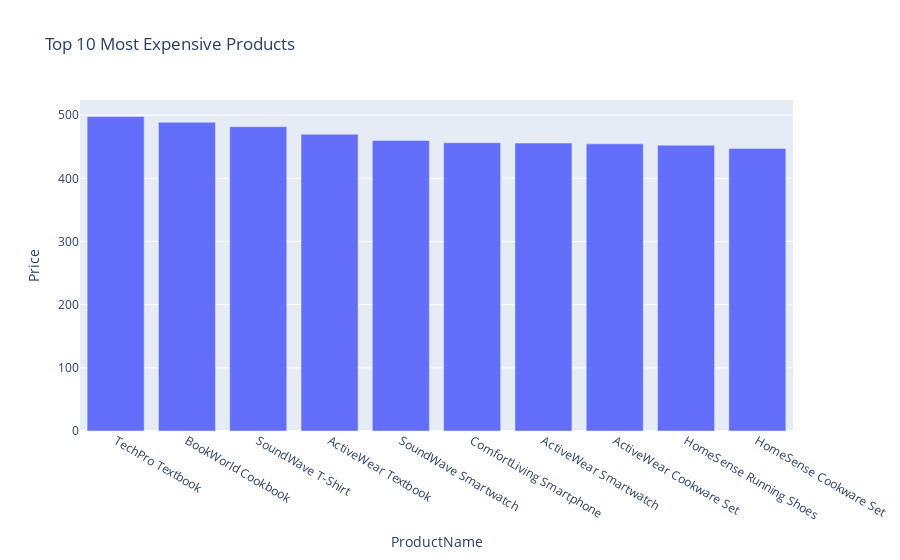

Notebook source saved alongside this figure:
### Code cell
top_n_expensive = product_data.nlargest(10, 'Price')
fig5 = px.bar(top_n_expensive, x='ProductName', y='Price', title="Top 10 Most Expensive Products")
fig5.show()

### Figure 1 — Plotly figure (JSON) as saved in the notebook; plotly's stock layout.template omitted (floating-point values rounded to 4 significant figures)
{"data": [{"alignmentgroup": "True", "hovertemplate": "ProductName=%{x}<br>Price=%{y}<extra></extra>", "legendgroup": "", "marker": {"color": "#636efa", "pattern": {"shape": ""}}, "name": "", "offsetgroup": "", "orientation": "v", "showlegend": false, "textposition": "auto", "type": "bar", "x": ["TechPro Textbook", "BookWorld Cookbook", "SoundWave T-Shirt", "ActiveWear Textbook", "SoundWave Smartwatch", "ComfortLiving Smartphone", "ActiveWear Smartwatch", "ActiveWear Cookware Set", "HomeSense Running Shoes", "HomeSense Cookware Set"], "xaxis": "x", "y": [497.8, 488.6, 481.8, 469.8, 459.9, 456.3, 455.7, 454.5, 452.4, 447.3], "yaxis": "y"}], "layout": {"autosize": true, "barmode": "relative", "legend": {"tracegroupgap": 0}, "title": {"text": "Top 10 Most Expensive Products"}, "xaxis": {"anchor": "y", "autorange": true, "domain": [0, 1], "range": [-0.5, 9.5], "title": {"text": "ProductName"}, "type": "category"}, "yaxis": {"anchor": "x", "autorange": true, "domain": [0, 1], "range": [0, 524.0], "title": {"text": "Price"}, "type": "linear"}}}
